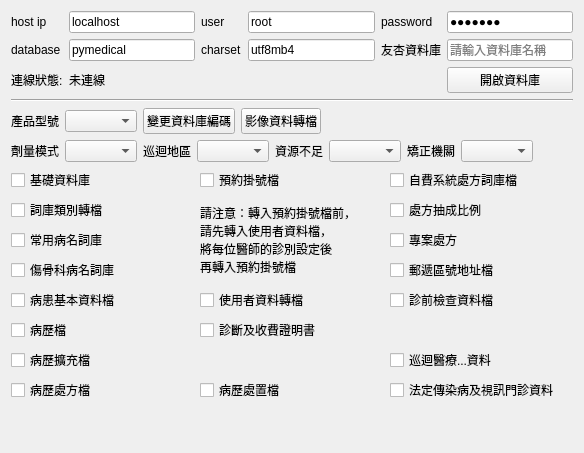
       <widget class="QWidget" name="tab">
        <attribute name="title">
         <string>友杏</string>
        </attribute>
        <layout class="QVBoxLayout" name="verticalLayout_2">
         <item>
          <layout class="QGridLayout" name="gridLayout_2">
           <item row="0" column="5">
            <widget class="QLabel" name="label_4">
             <property name="text">
              <string>password</string>
             </property>
            </widget>
           </item>
           <item row="1" column="0">
            <widget class="QLabel" name="label_5">
             <property name="text">
              <string>database</string>
             </property>
            </widget>
           </item>
           <item row="0" column="3">
            <widget class="QLabel" name="label_3">
             <property name="text">
              <string>user</string>
             </property>
            </widget>
           </item>
           <item row="3" column="2">
            <widget class="QLabel" name="label_connection_status">
             <property name="text">
              <string>未連線</string>
             </property>
            </widget>
           </item>
           <item row="0" column="0">
            <widget class="QLabel" name="label_2">
             <property name="text">
              <string>host ip</string>
             </property>
            </widget>
           </item>
           <item row="1" column="4">
            <widget class="QLineEdit" name="lineEdit_charset">
             <property name="text">
              <string>utf8mb4</string>
             </property>
            </widget>
           </item>
           <item row="0" column="4">
            <widget class="QLineEdit" name="lineEdit_user">
             <property name="text">
              <string>root</string>
             </property>
            </widget>
           </item>
           <item row="0" column="2">
            <widget class="QLineEdit" name="lineEdit_host">
             <property name="text">
              <string>localhost</string>
             </property>
            </widget>
           </item>
           <item row="0" column="6">
            <widget class="QLineEdit" name="lineEdit_password">
             <property name="text">
              <string>153fish</string>
             </property>
             <property name="echoMode">
              <enum>QLineEdit::Password</enum>
             </property>
            </widget>
           </item>
           <item row="3" column="0">
            <widget class="QLabel" name="label_6">
             <property name="text">
              <string>連線狀態:</string>
             </property>
            </widget>
           </item>
           <item row="1" column="2">
            <widget class="QLineEdit" name="lineEdit_database">
             <property name="inputMask">
              <string/>
             </property>
             <property name="text">
              <string>pymedical</string>
             </property>
             <property name="placeholderText">
              <string>請輸入資料庫名稱</string>
             </property>
            </widget>
           </item>
           <item row="3" column="6">
            <widget class="QPushButton" name="pushButton_test_connection">
             <property name="text">
              <string>開啟資料庫</string>
             </property>
            </widget>
           </item>
           <item row="1" column="3">
            <widget class="QLabel" name="label_7">
             <property name="text">
              <string>charset</string>
             </property>
            </widget>
           </item>
           <item row="1" column="5">
            <widget class="QLabel" name="label_28">
             <property name="text">
              <string>友杏資料庫</string>
             </property>
            </widget>
           </item>
           <item row="1" column="6">
            <widget class="QLineEdit" name="lineEdit_old_database">
             <property name="inputMask">
              <string/>
             </property>
             <property name="text">
              <string/>
             </property>
             <property name="placeholderText">
              <string>請輸入資料庫名稱</string>
             </property>
            </widget>
           </item>
          </layout>
         </item>
         <item>
          <widget class="Line" name="line">
           <property name="orientation">
            <enum>Qt::Horizontal</enum>
           </property>
          </widget>
         </item>
         <item>
          <layout class="QHBoxLayout" name="horizontalLayout_3">
           <item>
            <widget class="QLabel" name="label">
             <property name="text">
              <string>產品型號</string>
             </property>
            </widget>
           </item>
           <item>
            <widget class="QComboBox" name="comboBox_utec_product"/>
           </item>
           <item>
            <widget class="QPushButton" name="pushButton_change_encoding">
             <property name="text">
              <string>變更資料庫編碼</string>
             </property>
            </widget>
           </item>
           <item>
            <widget class="QPushButton" name="pushButton_convert_images">
             <property name="text">
              <string>影像資料轉檔</string>
             </property>
            </widget>
           </item>
           <item>
            <spacer name="horizontalSpacer_6">
             <property name="orientation">
              <enum>Qt::Horizontal</enum>
             </property>
             <property name="sizeHint" stdset="0">
              <size>
               <width>40</width>
               <height>20</height>
              </size>
             </property>
            </spacer>
           </item>
          </layout>
         </item>
         <item>
          <layout class="QHBoxLayout" name="horizontalLayout_4">
           <item>
            <widget class="QLabel" name="label_24">
             <property name="text">
              <string>劑量模式</string>
             </property>
            </widget>
           </item>
           <item>
            <widget class="QComboBox" name="comboBox_dosage_mode"/>
           </item>
           <item>
            <widget class="QLabel" name="label_21">
             <property name="text">
              <string>巡迴地區</string>
             </property>
            </widget>
           </item>
           <item>
            <widget class="QComboBox" name="comboBox_tour_area"/>
           </item>
           <item>
            <widget class="QLabel" name="label_22">
             <property name="text">
              <string>資源不足</string>
             </property>
            </widget>
           </item>
           <item>
            <widget class="QComboBox" name="comboBox_lack_area"/>
           </item>
           <item>
            <widget class="QLabel" name="label_23">
             <property name="text">
              <string>矯正機關</string>
             </property>
            </widget>
           </item>
           <item>
            <widget class="QComboBox" name="comboBox_correction_area"/>
           </item>
           <item>
            <spacer name="horizontalSpacer_3">
             <property name="orientation">
              <enum>Qt::Horizontal</enum>
             </property>
             <property name="sizeHint" stdset="0">
              <size>
               <width>40</width>
               <height>20</height>
              </size>
             </property>
            </spacer>
           </item>
          </layout>
         </item>
         <item>
          <layout class="QGridLayout" name="gridLayout">
           <item row="7" column="0">
            <widget class="QCheckBox" name="checkBox_medical_record">
             <property name="text">
              <string>病歷檔</string>
             </property>
             <property name="checked">
              <bool>false</bool>
             </property>
            </widget>
           </item>
           <item row="2" column="0">
            <widget class="QCheckBox" name="checkBox_database">
             <property name="text">
              <string>基礎資料庫</string>
             </property>
             <property name="checked">
              <bool>false</bool>
             </property>
            </widget>
           </item>
           <item row="5" column="0">
            <widget class="QCheckBox" name="checkBox_disease_treat">
             <property name="text">
              <string>傷骨科病名詞庫</string>
             </property>
            </widget>
           </item>
           <item row="4" column="2">
            <widget class="QCheckBox" name="checkBox_project">
             <property name="text">
              <string>專案處方</string>
             </property>
            </widget>
           </item>
           <item row="3" column="0">
            <widget class="QCheckBox" name="checkBox_groups">
             <property name="text">
              <string>詞庫類別轉檔</string>
             </property>
             <property name="checked">
              <bool>false</bool>
             </property>
            </widget>
           </item>
           <item row="3" column="2">
            <widget class="QCheckBox" name="checkBox_commission">
             <property name="text">
              <string>處方抽成比例</string>
             </property>
            </widget>
           </item>
           <item row="7" column="1">
            <widget class="QCheckBox" name="checkBox_certificate">
             <property name="text">
              <string>診斷及收費證明書</string>
             </property>
             <property name="checked">
              <bool>false</bool>
             </property>
            </widget>
           </item>
           <item row="15" column="2">
            <spacer name="verticalSpacer">
             <property name="orientation">
              <enum>Qt::Vertical</enum>
             </property>
             <property name="sizeHint" stdset="0">
              <size>
               <width>20</width>
               <height>40</height>
              </size>
             </property>
            </spacer>
           </item>
           <item row="5" column="2">
            <widget class="QCheckBox" name="checkBox_address_list">
             <property name="text">
              <string>郵遞區號地址檔</string>
             </property>
             <property name="checked">
              <bool>false</bool>
             </property>
            </widget>
           </item>
           <item row="2" column="1">
            <widget class="QCheckBox" name="checkBox_reserve">
             <property name="text">
              <string>預約掛號檔</string>
             </property>
             <property name="checked">
              <bool>false</bool>
             </property>
            </widget>
           </item>
           <item row="3" column="1" rowspan="3">
            <widget class="QLabel" name="label_25">
             <property name="text">
              <string>請注意：轉入預約掛號檔前，
請先轉入使用者資料檔，
將每位醫師的診別設定後
再轉入預約掛號檔</string>
             </property>
            </widget>
           </item>
           <item row="4" column="0">
            <widget class="QCheckBox" name="checkBox_disease_common">
             <property name="text">
              <string>常用病名詞庫</string>
             </property>
            </widget>
           </item>
           <item row="6" column="1">
            <widget class="QCheckBox" name="checkBox_users">
             <property name="text">
              <string>使用者資料轉檔</string>
             </property>
             <property name="checked">
              <bool>false</bool>
             </property>
            </widget>
           </item>
           <item row="6" column="2">
            <widget class="QCheckBox" name="checkBox_pathologic">
             <property name="text">
              <string>診前檢查資料檔</string>
             </property>
             <property name="checked">
              <bool>false</bool>
             </property>
            </widget>
           </item>
           <item row="8" column="0">
            <widget class="QCheckBox" name="checkBox_case_extend">
             <property name="text">
              <string>病歷擴充檔</string>
             </property>
             <property name="checked">
              <bool>false</bool>
             </property>
            </widget>
           </item>
           <item row="6" column="0">
            <widget class="QCheckBox" name="checkBox_patient">
             <property name="text">
              <string>病患基本資料檔</string>
             </property>
             <property name="checked">
              <bool>false</bool>
             </property>
            </widget>
           </item>
           <item row="9" column="0">
            <widget class="QCheckBox" name="checkBox_dosage">
             <property name="text">
              <string>病歷處方檔</string>
             </property>
             <property name="checked">
              <bool>false</bool>
             </property>
            </widget>
           </item>
           <item row="2" column="2">
            <widget class="QCheckBox" name="checkBox_self_drug">
             <property name="text">
              <string>自費系統處方詞庫檔</string>
             </property>
            </widget>
           </item>
           <item row="8" column="2">
            <widget class="QCheckBox" name="checkBox_tour_area">
             <property name="text">
              <string>巡迴醫療...資料</string>
             </property>
             <property name="checked">
              <bool>false</bool>
             </property>
            </widget>
           </item>
           <item row="9" column="2">
            <widget class="QCheckBox" name="checkBox_infectious">
             <property name="text">
              <string>法定傳染病及視訊門診資料</string>
             </property>
             <property name="checked">
              <bool>false</bool>
             </property>
            </widget>
           </item>
           <item row="9" column="1">
            <widget class="QCheckBox" name="checkBox_treatment">
             <property name="text">
              <string>病歷處置檔</string>
             </property>
             <property name="checked">
              <bool>false</bool>
             </property>
            </widget>
           </item>
          </layout>
         </item>
        </layout>
       </widget>
